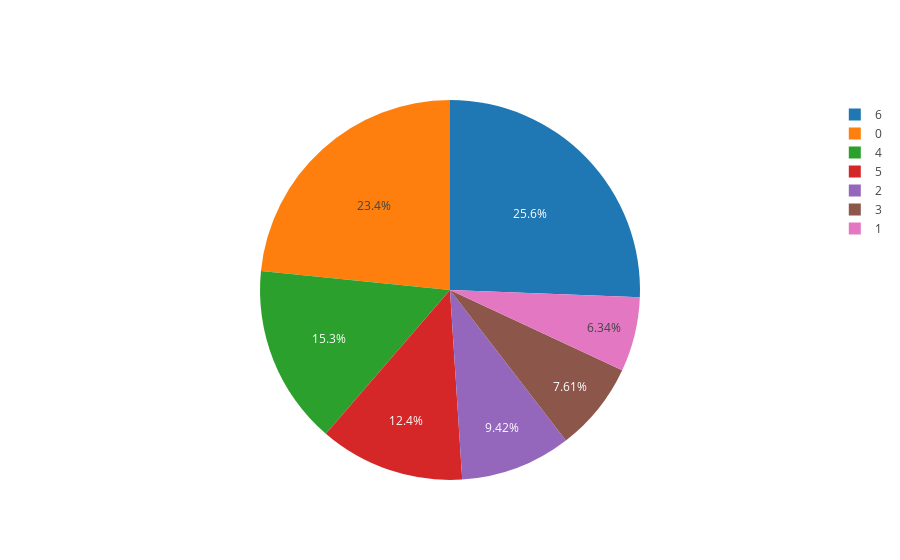

The notebook cell saved with this chart:
### Code cell


### Figure 1 — Plotly figure (JSON) as saved in the notebook; plotly's stock layout.template omitted (floating-point values rounded to 4 significant figures; data arrays with more than 128 entries replaced by an {"elided": "..."} marker saying what was removed)
{"data": [{"labels": {"elided": "237 int values"}, "type": "pie", "uid": "80a15ca6-81e2-48c7-96b4-daf615f902a5", "values": {"elided": "237 int values"}}], "layout": {}}
